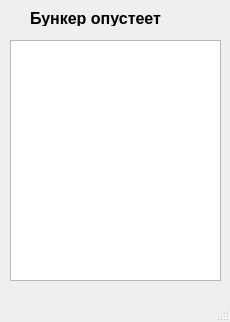
<?xml version="1.0" encoding="UTF-8"?>
<ui version="4.0">
 <class>MainWindow</class>
 <widget class="QMainWindow" name="MainWindow">
  <property name="geometry">
   <rect>
    <x>0</x>
    <y>0</y>
    <width>230</width>
    <height>322</height>
   </rect>
  </property>
  <property name="windowTitle">
   <string>MainWindow</string>
  </property>
  <widget class="QWidget" name="centralwidget">
   <widget class="QLabel" name="label">
    <property name="geometry">
     <rect>
      <x>30</x>
      <y>10</y>
      <width>171</width>
      <height>16</height>
     </rect>
    </property>
    <property name="font">
     <font>
      <pointsize>12</pointsize>
      <weight>75</weight>
      <bold>true</bold>
     </font>
    </property>
    <property name="text">
     <string>Бункер опустеет</string>
    </property>
   </widget>
   <widget class="QTextBrowser" name="textBrowser">
    <property name="geometry">
     <rect>
      <x>10</x>
      <y>40</y>
      <width>211</width>
      <height>241</height>
     </rect>
    </property>
   </widget>
  </widget>
  <widget class="QMenuBar" name="menubar">
   <property name="geometry">
    <rect>
     <x>0</x>
     <y>0</y>
     <width>230</width>
     <height>21</height>
    </rect>
   </property>
  </widget>
  <widget class="QStatusBar" name="statusbar"/>
 </widget>
 <resources/>
 <connections/>
</ui>
